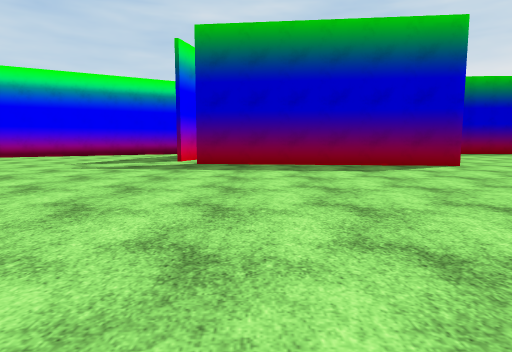
[1] (above)

20 first-person views from a walk through a 3-D level made in the Unity game engine. The camera is 1.2 m above the floor, tilts 6° down and sees 75° across. The floor is counted in squares, 2 m on a side. Each view is taken from the middle of a square. On the plan, view 1 faces up. The plan holds only what a view shows up to about 10 squares ahead; the rest is blank. The place goes on beyond the plan. The player is left out. Some surface patterns are stand-ins.

[2]
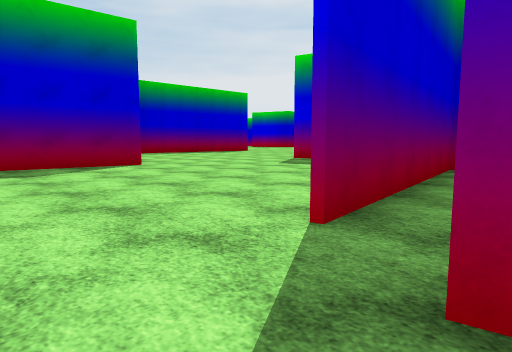

[3]
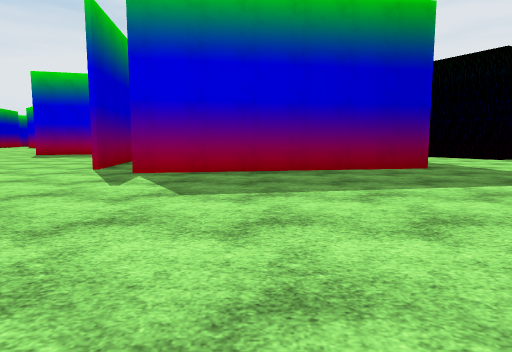

[4]
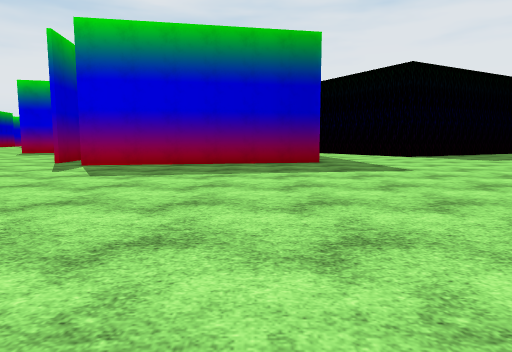

[5]
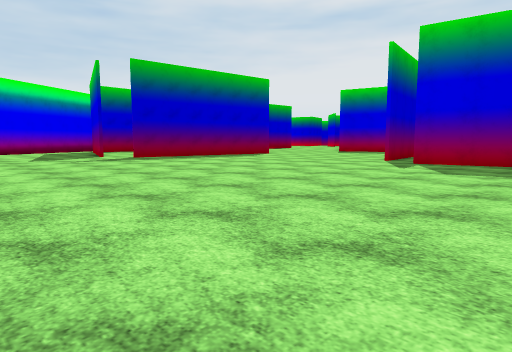

[6]
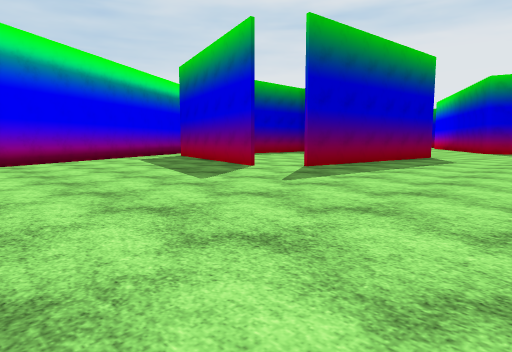

[7]
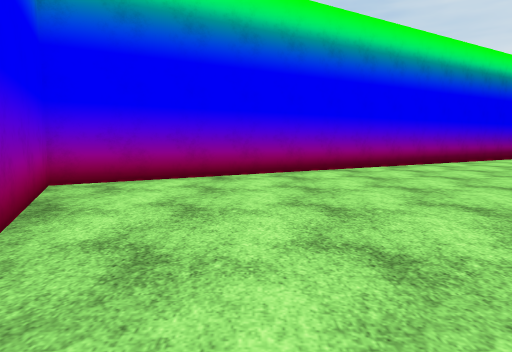

[8]
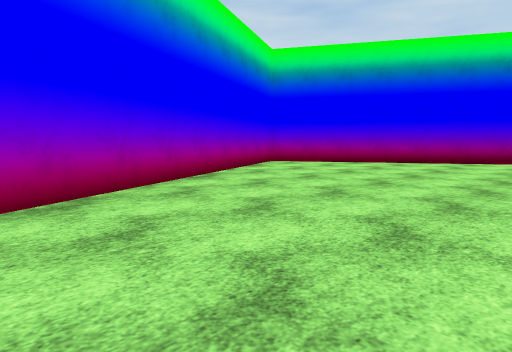

[9]
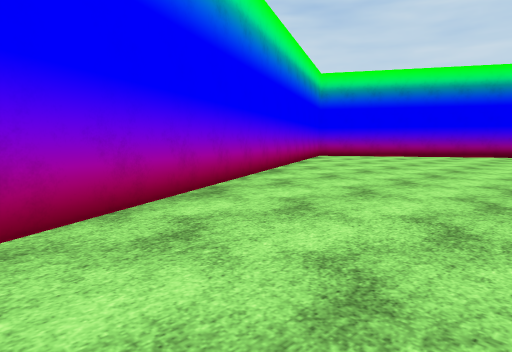

[10]
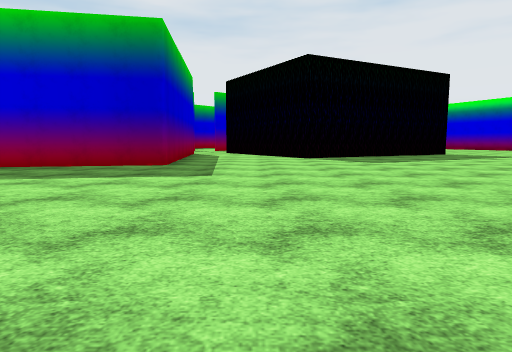

[11]
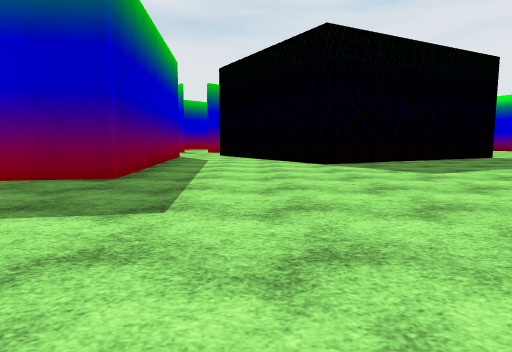

[12]
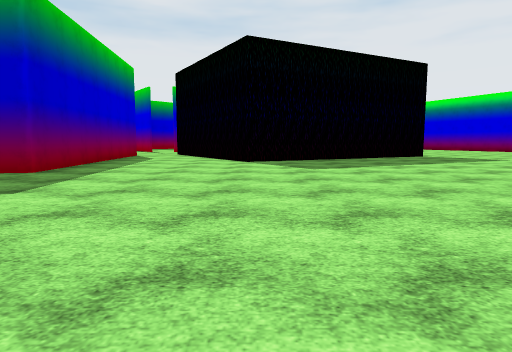

[13]
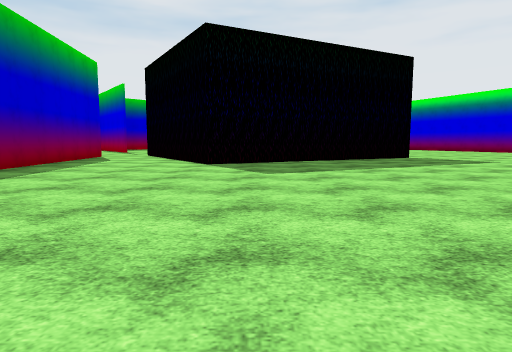

[14]
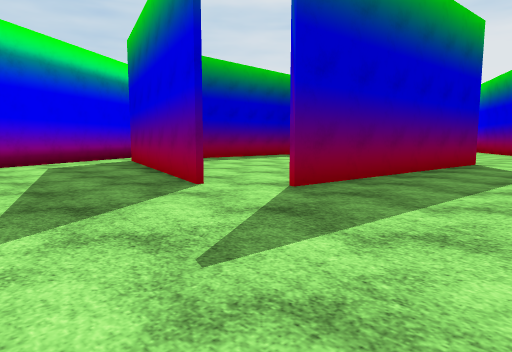

[15]
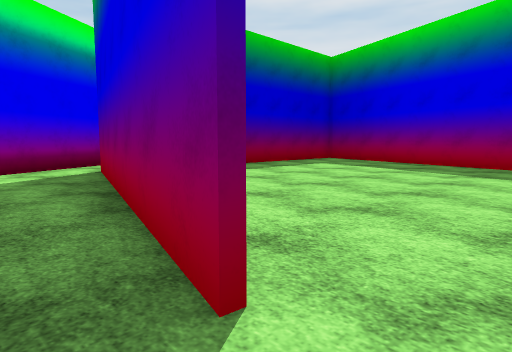

[16]
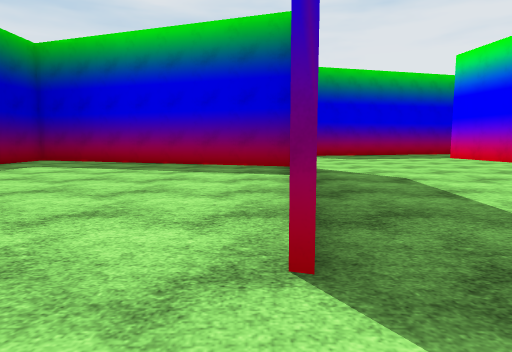

[17]
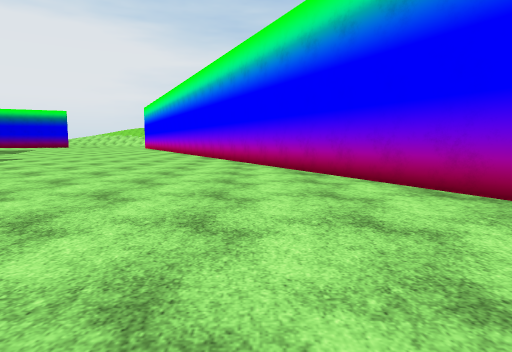

[18]
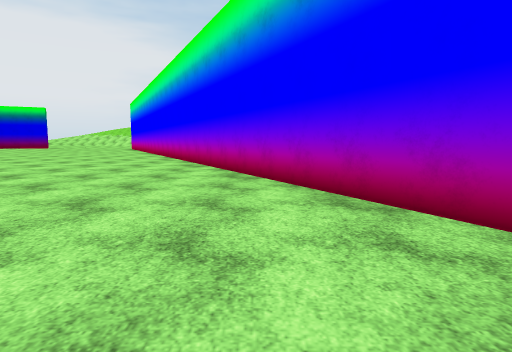

[19]
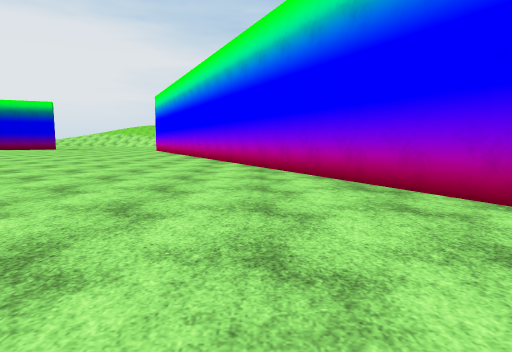

[20]
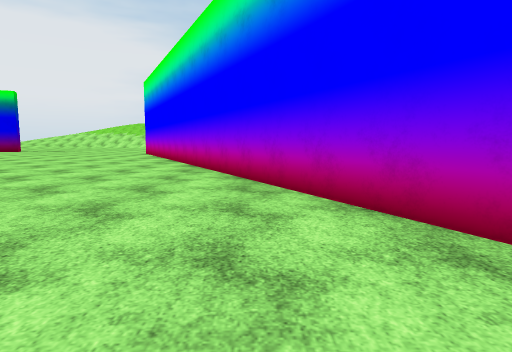

### Floor plan
Points are (right, up) in squares from view 1. A wall is a line through its corners. A room is listed if a view was taken in it or the views show most of it. See-through windows are left out.
Room 1 (views 1, 2, 3, 4, 5, 6, 7, 8, 9, 10, 11, 12, 13, 14, 15, 16, 17, 18, 19, 20)
walls: (6.3, 1.8) (7.1, 1.9); (8.1, -5.3) (3.3, -5.8) (2.2, 0.4); (8.5, 2) (2.9, 1.3); (5, 8) (-1.6, 8.7); (-2.4, 9.7) (-0.5, 15.8); (-1.6, 16.5) (-13.8, 9.5) (-0.5, -18.1)

Where each view was taken, in squares from view 1:
view 1: 0 up, 0 right, facing up
view 2: 0 up, 1 right, facing up-right
view 3: 2 down, 4 left, facing right
view 4: 4 down, 6 left, facing right
view 5: 3 down, 7 left, facing up-right
view 6: 4 up, 8 left, facing up-right
view 7: 5 up, 11 left, facing up
view 8: 2 up, 7 left, facing up-left
view 9: 2 down, 6 left, facing up-left
view 10: 8 down, 5 left, facing right
view 11: 8 down, 2 left, facing right
view 12: 10 down, 3 left, facing right
view 13: 11 down, 2 left, facing right
view 14: 6 up, 5 left, facing up-right
view 15: 9 up, 3 left, facing up-right
view 16: 9 up, 3 left, facing right
view 17: 4 up, 7 left, facing down
view 18: 1 up, 7 left, facing down
view 19: 3 down, 4 left, facing down
view 20: 8 down, 3 left, facing down
